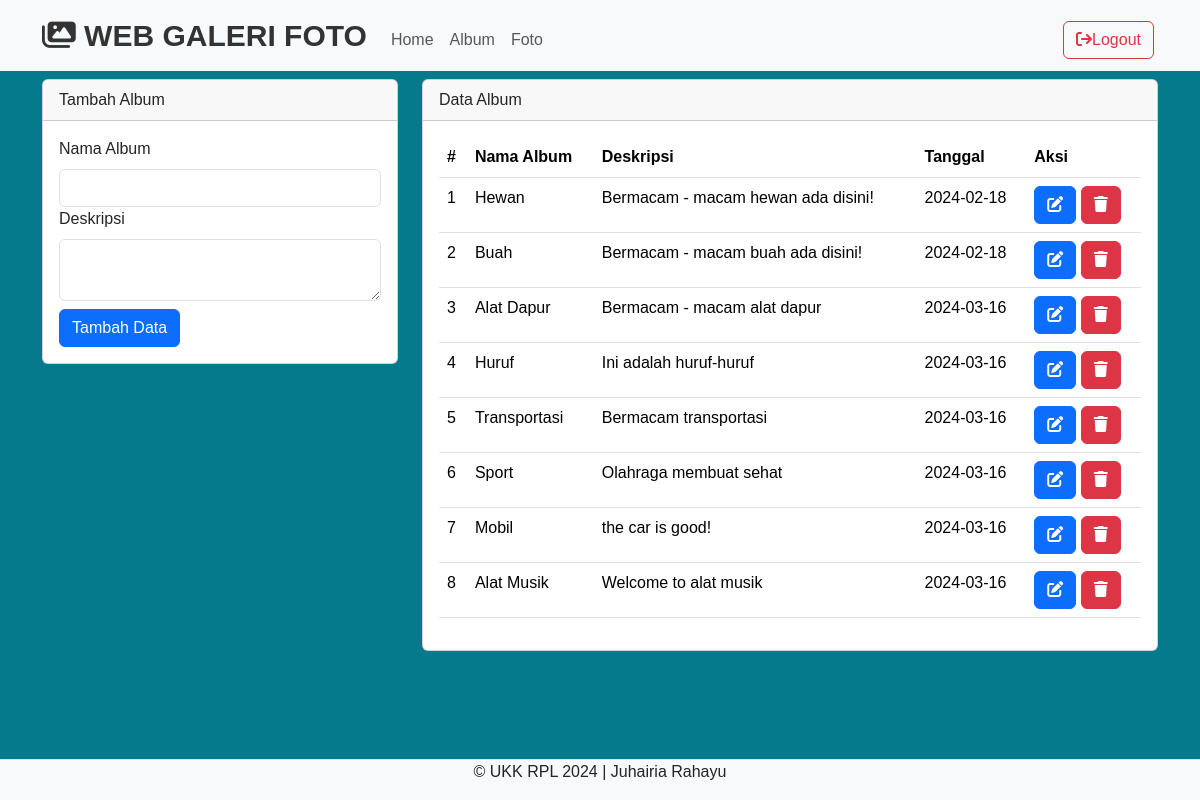
Screenshot of /admin/album.php (signed in) with the database file from the repository.
### tables this page shows
CREATE TABLE `album` (
  `albumid` int(11) NOT NULL,
  `namaalbum` varchar(255) NOT NULL,
  `deskripsi` text NOT NULL,
  `tanggalbuat` date NOT NULL,
  `userid` int(11) NOT NULL
);

### admin/album.php (the view, shortened to what this page needs)
<?php
include '../config/koneksi.php';
?>
<!DOCTYPE html>
<html lang="en">
<head>
    <link rel="stylesheet" type="text/css" href="../assets/css/bootstrap.min.css">
    <link rel="stylesheet" href="https://cdnjs.cloudflare.com/ajax/libs/font-awesome/6.5.1/css/all.min.css"/>
</head>
<body>
<nav class="navbar navbar-expand-lg bg-body-tertiary">
  <div class="container">
  <a class="navbar-brand" href="index.php">
  <i class="fas fa-images" style="font-size: 30px;"></i>
      WEB GALERI FOTO
    </a>
    <div class="collapse navbar-collapse mt-2" id="navbarNavAltMarkup">
      <div class="navbar-nav me-auto">
      <a href="home.php" class="nav-link">Home</a>
      <a href="album.php" class="nav-link">Album</a>
      <a href="foto.php" class="nav-link">Foto</a>
      </div>
      <a href="../config/aksi_logout.php" class="btn btn-outline-danger m-1"><i class="fa fa-sign-out" aria-hidden="true"></i>Logout</a>
    </div>
  </div>
</nav>
<div class="container">
   <div class="row">
         <div class="col-md-4">
             <div class="card mt-2">
                 <div class="card-header">Tambah Album</div>
                     <div class="card-body">
                        <form action="../config/aksi_album.php" method="POST">
                            <label class="form-label">Nama Album</label>
                            <input type="text" name="namaalbum" class="form-control" required>
                            <label class="form-label">Deskripsi</label>
                            <textarea class="form-control" name="deskripsi" required></textarea>
                            <button type="submit" class="btn btn-primary mt-2" name="tambah">Tambah Data</button>
                        </form>
                     </div>
             </div>
         </div>
         <div class="col-md-8">
             <div class="card mt-2">
                 <div class="card-header">Data Album</div>
                 <div class="card-body">
                    <table class="table">
                        <thead>
                           <tr>
                            <th>#</th>
                            <th>Nama Album</th>
                            <th>Deskripsi</th>
                            <th>Tanggal</th>
                            <th>Aksi</th>
                           </tr>
                        </thead>
                        <tbody>
                            <?php
                            $no = 1;
                            $userid = $_SESSION['userid'];
                            $sql = mysqli_query($koneksi,"SELECT * FROM album WHERE userid='$userid'");
                            while($data = mysqli_fetch_array($sql)){
                            ?>
                            <tr>
                                <td><?php echo $no++ ?></td>
                                <td><?php echo $data['namaalbum'] ?></td>
                                <td><?php echo $data['deskripsi'] ?></td>
                                <td><?php echo $data['tanggalbuat'] ?></td>
                                <td>
                                <button type="button" class="btn btn-primary" data-bs-toggle="modal" data-bs-target="#edit<?php echo $data['albumid'] ?>">
                                <i class="fas fa-edit"></i>
                                </button>
                                <button type="button" class="btn btn-danger" data-bs-toggle="modal" data-bs-target="#hapus<?php echo $data['albumid'] ?>">
                                  <i class="fa fa-trash" aria-hidden="true"></i>
                                </button>
                                </td>
                            </tr>
                               <?php } ?>
                        </tbody>
                    </table>
                 </div>
             </div>
         </div>
   </div>
</div>
<footer class="d-flex justify-content-center border-top mt-3 bg-light fixed-bottom">
    <p>&copy; UKK RPL 2024 | Juhairia Rahayu</p>
</footer>
</body>
</html>

### admin/album.php (style rules this page uses)
body { background-size: cover; background: #057a8d 64%; height: 100vh; margin: 0; font-family: sans-serif; }
.navbar-brand { font-size: 30px; font-weight: bold; text-decoration: none; color: #333; }

### rows the page displays
album: namaalbum "Hewan", deskripsi "Bermacam - macam hewan ada disini!", tanggalbuat "2024-02-18"
album: namaalbum "Buah", deskripsi "Bermacam - macam buah ada disini!", tanggalbuat "2024-02-18"
album: namaalbum "Alat Dapur", deskripsi "Bermacam - macam alat dapur", tanggalbuat "2024-03-16"
album: namaalbum "Huruf", deskripsi "Ini adalah huruf-huruf", tanggalbuat "2024-03-16"
album: namaalbum "Transportasi", deskripsi "Bermacam transportasi", tanggalbuat "2024-03-16"
album: namaalbum "Sport", deskripsi "Olahraga membuat sehat", tanggalbuat "2024-03-16"
album: namaalbum "Mobil", deskripsi "the car is good!", tanggalbuat "2024-03-16"
album: namaalbum "Alat Musik", deskripsi "Welcome to alat musik", tanggalbuat "2024-03-16"
